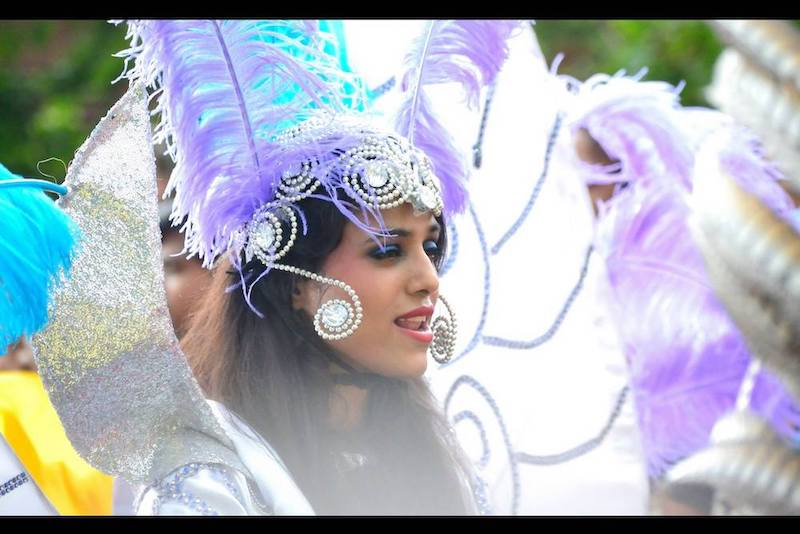
#> input picture img2.jpg, 800 x 534 px
$ python imagecolorprocessing.py
#> lines starting #> are read from the running program, lines starting #| are printed output that depends on the picture
import cv2
import numpy as np

def blankcallable(a):
    pass

#Create a blank black image
img = np.zeros((300,512,3),np.uint8)
cv2.namedWindow("MyImage")

#Create Tracker Bars for Red Green Blue
cv2.createTrackbar("Red","MyImage",0,255,blankcallable)
cv2.createTrackbar("Green","MyImage",0,255,blankcallable)
cv2.createTrackbar("Blue","MyImage",0,255,blankcallable)

r = 0
g = 0
b = 0

#Read Second Image
img2 = cv2.imread("img2.jpg")
#> img2 is the input picture: shape (534, 800, 3); mean B, G, R 182.8, 176, 171.5
b2,g2,r2 = cv2.split(img2)
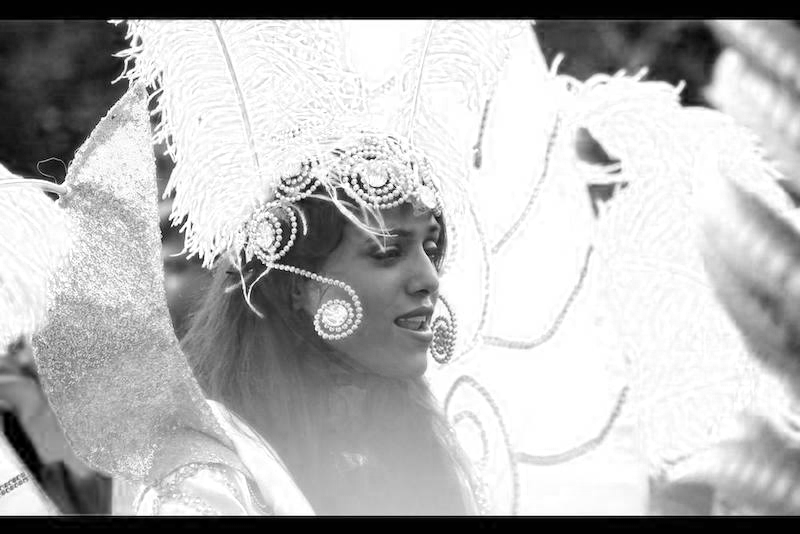
#> b2: shape (534, 800); min 0, max 255, mean 182.8
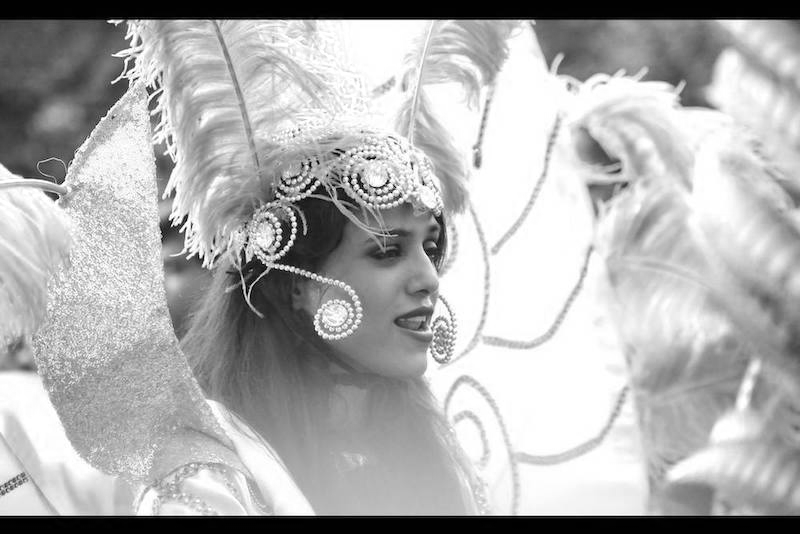
#> g2: shape (534, 800); min 0, max 255, mean 176
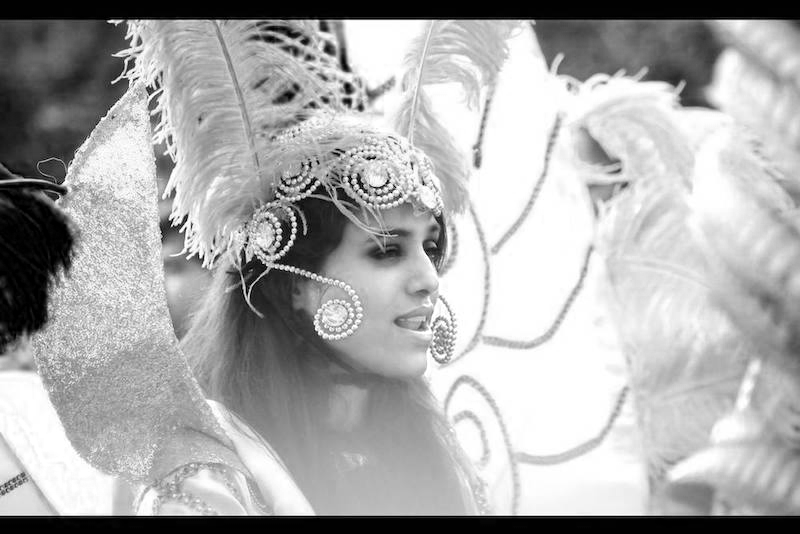
#> r2: shape (534, 800); min 0, max 255, mean 171.5
b2_orig,g2_orig,r2_orig = cv2.split(img2)
cv2.namedWindow("Output")

while(True):
    cv2.imshow("MyImage", img)
    cv2.imshow("Output", img2)

    #Set color to the image
    img[:] = [b,g,r]

    b2 = b2 - b
    g2 = g2 - g
    r2 = r2 - r

    img2 = cv2.merge((b2, g2, r2))

    #Put text on the image
    cv2.putText(img, "Press r to reset", (10, 50), cv2.QT_FONT_NORMAL, 1, (200, 200, 200), 1)
    k = cv2.waitKey(3) & 0xFF
#> (key q is pressed here)

    #Get Tracker Bar position
    r = cv2.getTrackbarPos("Red", "MyImage")
    b = cv2.getTrackbarPos("Blue", "MyImage")
    g = cv2.getTrackbarPos("Green", "MyImage")

    #Reset the trackbar position
    if(k == ord('r')):
        r = cv2.setTrackbarPos("Red", "MyImage",0)
        b = cv2.setTrackbarPos("Blue", "MyImage",0)
        g = cv2.setTrackbarPos("Green", "MyImage",0)

        b2 = b2_orig
        g2 = g2_orig
        r2 = r2_orig

    elif(k == ord('q')):
        break
    elif(k == 27):
        break

cv2.destroyAllWindows()
